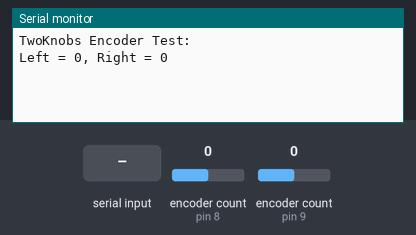
Recording of a sketch running on a simulated Arduino Uno, built with avr-gcc and run on an emulated ATmega328P. On the bench: the last lines printed to the serial monitor. The inputs (shaded band) are chosen by the test bench; at power-on: encoder count (sensors on pin 8, pin 9) 0.

Above: at 1.2 s.
1.3 s: "1" received over Serial
At 2.1 s:
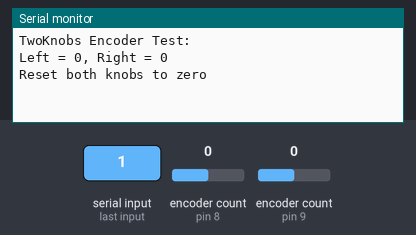
2.8 s: encoder count (sensor on pin 8) set to 1
At 3.2 s:
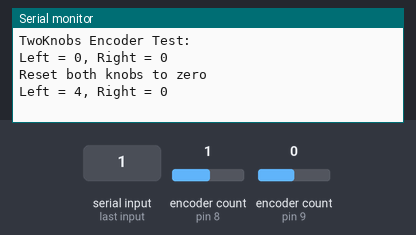
4.3 s: encoder count (sensor on pin 9) set to 1
At 5.5 s:
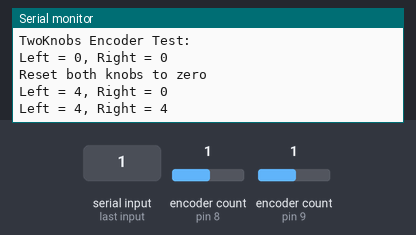
5.8 s: encoder count (sensor on pin 8) set to 2
At 6.7 s:
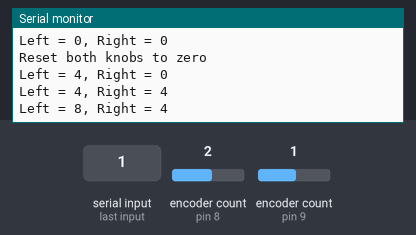
7.3 s: encoder count (sensor on pin 9) set to 2
At 7.8 s:
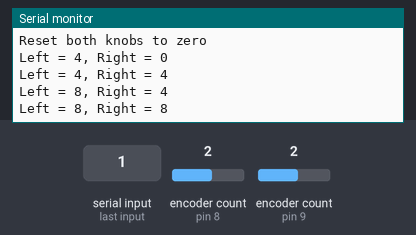
Timing chart, 0 to 9.8 s (numbered marks = the images above; inputs shaded):
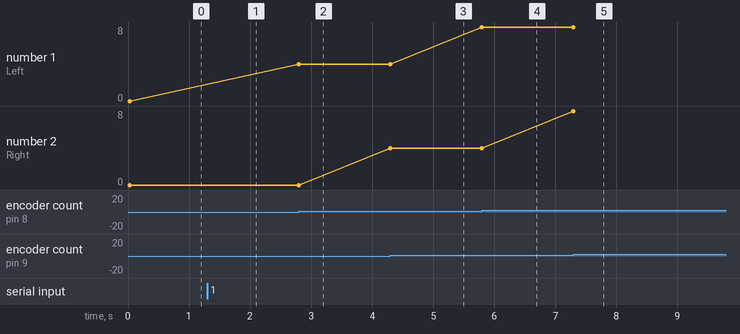

The sketch:

Encoder.ino
```cpp
#include <Encoder.h>


// Change these pin numbers to the pins connected to your encoder.
//   Best Performance: both pins have interrupt capability
//   Good Performance: only the first pin has interrupt capability
//   Low Performance:  neither pin has interrupt capability
Encoder knobLeft(8, 18);
Encoder knobRight(9, 19);
//   avoid using pins with LEDs attached

void setup() {
  Serial.begin(9600);
  Serial.println("TwoKnobs Encoder Test:");
}

long positionLeft  = -999;
long positionRight = -999;

void loop() {
  long newLeft, newRight;
  newLeft = knobLeft.read();
  newRight = knobRight.read();
  if (newLeft != positionLeft || newRight != positionRight) {
    Serial.print("Left = ");
    Serial.print(newLeft);
    Serial.print(", Right = ");
    Serial.print(newRight);
    Serial.println();
    positionLeft = newLeft;
    positionRight = newRight;
  }
  // if a character is sent from the serial monitor,
  // reset both back to zero.
  if (Serial.available()) {
    Serial.read();
    Serial.println("Reset both knobs to zero");
    knobLeft.write(0);
    knobRight.write(0);
  }
}
```

Measured:
- after the input at 1.3 s, the serial monitor: prints a new line at once (image 1)
- after the input at 2.8 s, the serial monitor: prints a new line at once (image 2)
- after the input at 4.3 s, the serial monitor: prints a new line at once (image 3)
- after the input at 5.8 s, the serial monitor: prints a new line at once (image 4)
- after the input at 7.3 s, the serial monitor: prints a new line at once (image 5)
- plotted number 1: 0 → 4 after the input at 2.8 s, 4 → 8 after the input at 5.8 s
